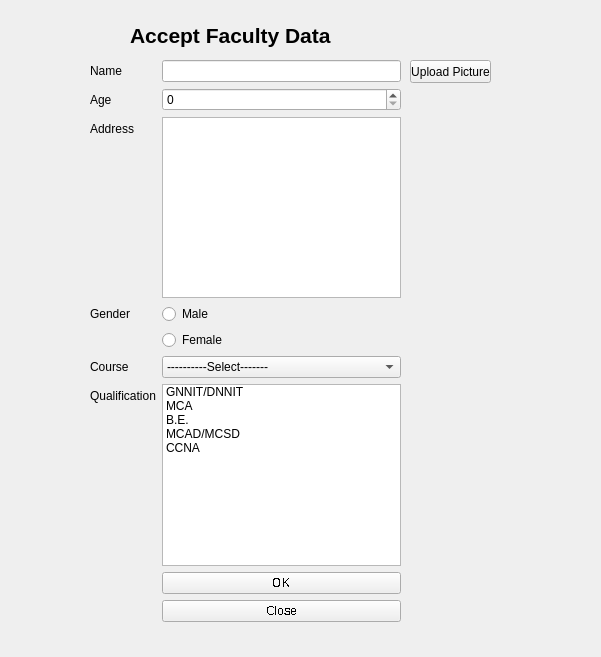
<?xml version="1.0" encoding="UTF-8"?>
<ui version="4.0">
 <class>FacultyDetails</class>
 <widget class="QWidget" name="FacultyDetails">
  <property name="geometry">
   <rect>
    <x>0</x>
    <y>0</y>
    <width>601</width>
    <height>657</height>
   </rect>
  </property>
  <property name="font">
   <font>
    <stylestrategy>NoAntialias</stylestrategy>
   </font>
  </property>
  <property name="windowTitle">
   <string>Faculty Data</string>
  </property>
  <widget class="QWidget" name="formLayoutWidget">
   <property name="geometry">
    <rect>
     <x>90</x>
     <y>60</y>
     <width>311</width>
     <height>562</height>
    </rect>
   </property>
   <layout class="QFormLayout" name="formLayout">
    <item row="0" column="0">
     <widget class="QLabel" name="nameLabel">
      <property name="font">
       <font>
        <stylestrategy>PreferAntialias</stylestrategy>
       </font>
      </property>
      <property name="text">
       <string>Name</string>
      </property>
     </widget>
    </item>
    <item row="0" column="1">
     <widget class="QLineEdit" name="nameLineEdit">
      <property name="font">
       <font>
        <stylestrategy>PreferAntialias</stylestrategy>
       </font>
      </property>
     </widget>
    </item>
    <item row="1" column="0">
     <widget class="QLabel" name="ageLabel">
      <property name="font">
       <font>
        <stylestrategy>PreferAntialias</stylestrategy>
       </font>
      </property>
      <property name="text">
       <string>Age</string>
      </property>
     </widget>
    </item>
    <item row="1" column="1">
     <widget class="QSpinBox" name="ageSpinBox">
      <property name="font">
       <font>
        <stylestrategy>PreferAntialias</stylestrategy>
       </font>
      </property>
     </widget>
    </item>
    <item row="2" column="0">
     <widget class="QLabel" name="addressLabel">
      <property name="font">
       <font>
        <stylestrategy>PreferAntialias</stylestrategy>
       </font>
      </property>
      <property name="text">
       <string>Address</string>
      </property>
     </widget>
    </item>
    <item row="2" column="1">
     <widget class="QPlainTextEdit" name="addressTextEdit">
      <property name="font">
       <font>
        <stylestrategy>PreferAntialias</stylestrategy>
       </font>
      </property>
     </widget>
    </item>
    <item row="3" column="0">
     <widget class="QLabel" name="genderLabel">
      <property name="font">
       <font>
        <stylestrategy>PreferDefault</stylestrategy>
       </font>
      </property>
      <property name="text">
       <string>Gender</string>
      </property>
     </widget>
    </item>
    <item row="3" column="1">
     <widget class="QRadioButton" name="maleRadioButton">
      <property name="sizePolicy">
       <sizepolicy hsizetype="Minimum" vsizetype="Fixed">
        <horstretch>0</horstretch>
        <verstretch>0</verstretch>
       </sizepolicy>
      </property>
      <property name="font">
       <font>
        <stylestrategy>PreferAntialias</stylestrategy>
       </font>
      </property>
      <property name="text">
       <string>Male</string>
      </property>
      <property name="iconSize">
       <size>
        <width>15</width>
        <height>16</height>
       </size>
      </property>
      <attribute name="buttonGroup">
       <string notr="true">buttonGroup_2</string>
      </attribute>
     </widget>
    </item>
    <item row="4" column="1">
     <widget class="QRadioButton" name="femaleRadioButton">
      <property name="font">
       <font>
        <stylestrategy>PreferAntialias</stylestrategy>
       </font>
      </property>
      <property name="text">
       <string>Female</string>
      </property>
      <attribute name="buttonGroup">
       <string notr="true">buttonGroup_2</string>
      </attribute>
     </widget>
    </item>
    <item row="5" column="0">
     <widget class="QLabel" name="courseLabel">
      <property name="font">
       <font>
        <stylestrategy>PreferAntialias</stylestrategy>
       </font>
      </property>
      <property name="text">
       <string>Course</string>
      </property>
     </widget>
    </item>
    <item row="5" column="1">
     <widget class="QComboBox" name="courseList">
      <property name="font">
       <font>
        <stylestrategy>PreferAntialias</stylestrategy>
       </font>
      </property>
      <item>
       <property name="text">
        <string>----------Select-------</string>
       </property>
      </item>
      <item>
       <property name="text">
        <string>Software Engineering</string>
       </property>
      </item>
      <item>
       <property name="text">
        <string>Software Systems Design</string>
       </property>
      </item>
      <item>
       <property name="text">
        <string>Software Testing</string>
       </property>
      </item>
      <item>
       <property name="text">
        <string>Java Development</string>
       </property>
      </item>
      <item>
       <property name="text">
        <string>Web Development</string>
       </property>
      </item>
     </widget>
    </item>
    <item row="6" column="0">
     <widget class="QLabel" name="timeSlotLabel">
      <property name="font">
       <font>
        <stylestrategy>PreferAntialias</stylestrategy>
       </font>
      </property>
      <property name="text">
       <string>Qualification</string>
      </property>
     </widget>
    </item>
    <item row="6" column="1">
     <widget class="QListWidget" name="qualification">
      <property name="font">
       <font>
        <stylestrategy>PreferAntialias</stylestrategy>
       </font>
      </property>
      <property name="currentRow">
       <number>-1</number>
      </property>
      <property name="sortingEnabled">
       <bool>false</bool>
      </property>
      <item>
       <property name="text">
        <string>GNNIT/DNNIT</string>
       </property>
      </item>
      <item>
       <property name="text">
        <string>MCA</string>
       </property>
      </item>
      <item>
       <property name="text">
        <string>B.E.</string>
       </property>
      </item>
      <item>
       <property name="text">
        <string>MCAD/MCSD</string>
       </property>
      </item>
      <item>
       <property name="text">
        <string>CCNA</string>
       </property>
      </item>
     </widget>
    </item>
    <item row="7" column="1">
     <widget class="QPushButton" name="okButton">
      <property name="text">
       <string>OK</string>
      </property>
     </widget>
    </item>
    <item row="8" column="1">
     <widget class="QPushButton" name="closeButton">
      <property name="text">
       <string>Close</string>
      </property>
     </widget>
    </item>
   </layout>
  </widget>
  <widget class="QLabel" name="label">
   <property name="geometry">
    <rect>
     <x>130</x>
     <y>20</y>
     <width>221</width>
     <height>31</height>
    </rect>
   </property>
   <property name="font">
    <font>
     <family>Arial</family>
     <pointsize>16</pointsize>
     <weight>75</weight>
     <bold>true</bold>
     <stylestrategy>PreferAntialias</stylestrategy>
     <kerning>true</kerning>
    </font>
   </property>
   <property name="text">
    <string>Accept Faculty Data</string>
   </property>
  </widget>
  <widget class="QPushButton" name="uploadPicBtn">
   <property name="geometry">
    <rect>
     <x>410</x>
     <y>60</y>
     <width>81</width>
     <height>23</height>
    </rect>
   </property>
   <property name="font">
    <font>
     <stylestrategy>PreferAntialias</stylestrategy>
    </font>
   </property>
   <property name="text">
    <string>Upload Picture</string>
   </property>
  </widget>
  <widget class="QLabel" name="picView">
   <property name="geometry">
    <rect>
     <x>410</x>
     <y>100</y>
     <width>111</width>
     <height>122</height>
    </rect>
   </property>
   <property name="text">
    <string/>
   </property>
  </widget>
 </widget>
 <resources/>
 <connections>
  <connection>
   <sender>closeButton</sender>
   <signal>clicked()</signal>
   <receiver>FacultyDetails</receiver>
   <slot>close()</slot>
   <hints>
    <hint type="sourcelabel">
     <x>269</x>
     <y>609</y>
    </hint>
    <hint type="destinationlabel">
     <x>391</x>
     <y>328</y>
    </hint>
   </hints>
  </connection>
 </connections>
 <buttongroups>
  <buttongroup name="buttonGroup_2"/>
 </buttongroups>
</ui>
